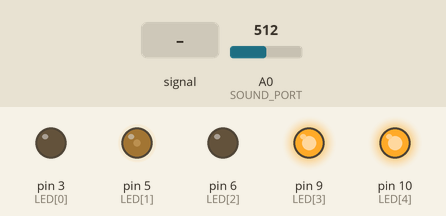
Simulated run of this sketch. Board: Arduino Uno, built with avr-gcc and run on an emulated ATmega328P. Parts: output pins drawn as LEDs (lit = HIGH). The test bench sets the inputs (shaded band); at power-on: A0 (SOUND_PORT) = 512. Random numbers use the default seed unless the sketch sets one.

Above: at 1.2 s.
1.3 s: A0 (SOUND_PORT) fed a 200 Hz sine of ±81 counts around its level
At 2.2 s:
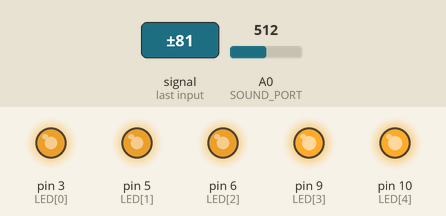
At 4.1 s:
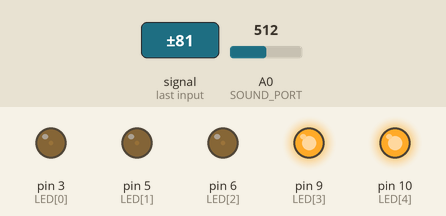
4.3 s: A0 (SOUND_PORT) set to 716
5.8 s: A0 (SOUND_PORT) fed a 1000 Hz sine of ±255 counts around its level
At 7.46 s:
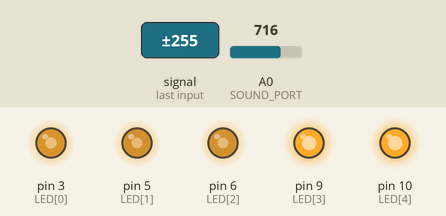
8.8 s: A0 (SOUND_PORT) fed a 2 Hz sine of ±306 counts around its level
11.8 s: A0 (SOUND_PORT) set to 122
13.6 s: A0 (SOUND_PORT) set to 0
At 14.1 s:
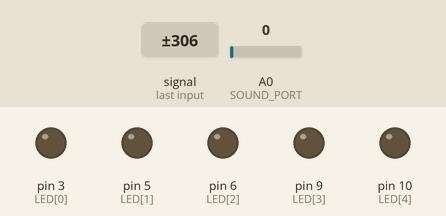
Timing chart, 0 to 16.1 s (numbered marks = the images above; inputs shaded):
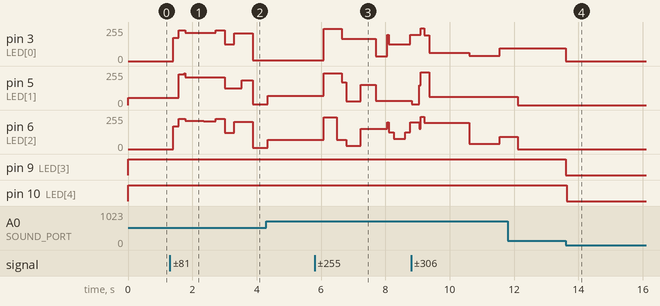

The sketch:

color_organ.ino
```cpp
// port for sound input.
int SOUND_PORT = 0;

// to store sound levels.
int sound = 0;

/*
 * analog pins to be used for pair of leds.
 * using analog pins to smooth out the intensity.
 */
int LED[5] = {3, 5, 6, 9, 10};

// delay for effect.
int DELAY = 10;

/*
 * Defining levels for sound so that
 * decision to turn LEDs on or off
 * can be made.
 * LEVEL 0 - 50
 * LEVEL 1 - 100
 * LEVEL 2 - 150
 * LEVEL 3 - 200
 * LEVEL 4 - 250
 */
int LEVEL[5] = {50, 100, 150, 200, 250};

/*
 * Select the effect to be displayed here.
 * 1        - Linear Effect.
 * 2        - Random Effect.
 * default  - Random effect.
 */
int effect = 2;

void setup() {
  // inputs
  pinMode(SOUND_PORT, INPUT);

  // outputs
  pinMode(LED[0], OUTPUT);
  pinMode(LED[1], OUTPUT);
  pinMode(LED[2], OUTPUT);
  pinMode(LED[3], OUTPUT);
  pinMode(LED[4], OUTPUT);
  Serial.begin(9600);
}

void loop() {
  // read the sound level.
  sound = analogRead(SOUND_PORT);
  // set the seed for random function based on sound.
  randomSeed(sound);
  switch (effect) {
    case 1:
      // show the effect.
      showLinearEffect(sound);
      // added some delay for a better show.
      delay(DELAY);
      break;
    case 2:
      showRandomEffect(sound);
      break;
    default:
      showRandomEffect(sound);
      break;
  }
}

void showLinearEffect(int sound) {
  setLEDIntensityBasedOnSoundAndLevel(LED[0], sound, LEVEL[0]);
  setLEDIntensityBasedOnSoundAndLevel(LED[1], sound, LEVEL[1]);
  setLEDIntensityBasedOnSoundAndLevel(LED[2], sound, LEVEL[2]);
  setLEDIntensityBasedOnSoundAndLevel(LED[3], sound, LEVEL[3]);
  setLEDIntensityBasedOnSoundAndLevel(LED[4], sound, LEVEL[4]);
}

void showRandomEffect(int sound) {
  setLEDIntensityBasedOnSoundAndLevel(LED[random(0,5)], sound, LEVEL[0]);
  setLEDIntensityBasedOnSoundAndLevel(LED[random(0,5)], sound, LEVEL[1]);
  setLEDIntensityBasedOnSoundAndLevel(LED[random(0,5)], sound, LEVEL[2]);
  setLEDIntensityBasedOnSoundAndLevel(LED[random(0,5)], sound, LEVEL[3]);
  setLEDIntensityBasedOnSoundAndLevel(LED[random(0,5)], sound, LEVEL[4]);
  delay(random(20, sound));
}

void setLEDIntensityBasedOnSoundAndLevel(int led, int sound, int level) {
  int intensity;
  if (sound > level) {
    intensity = calculateIntensity(sound, level);
    analogWrite(led, intensity);
  } else {
    analogWrite(led, LOW);
  }
}

int calculateIntensity(int sound, int level) {
  int differenceFromTheLevel;
  int calculatedIntensity;
  double scaledDifference;

  // Calculate the difference between the sound level and the given level.
  differenceFromTheLevel = sound - level;
  // Scale it down to a range of 0 to 5.
  scaledDifference = (double) differenceFromTheLevel / 10;
  // Calculate intensity and return it.
  calculatedIntensity = (int) 51 * scaledDifference;

  return calculatedIntensity;
}
```

Measured:
- after the input at 1.3 s, pin 3 (LED[0]): 0/255 → 173/255 after 0.11 s, → 230/255 0.17 s later, → 213/255 0.20 s later, → 211/255 0.58 s later, … (8 changes in this stretch); pin 5 (LED[1]): 56/255 → 231/255 after 0.28 s, → 210/255 0.17 s later, → 126/255 1.2 s later, → 186/255 0.53 s later, … (5 changes in this stretch)
- after the input at 5.8 s, pin 3 (LED[0]): 7/255 → 242/255 after 0.28 s, → 168/255 0.56 s later, → 35/255 1.1 s later, → 126/255 0.36 s later, … (5 changes in this stretch); pin 5 (LED[1]): 70/255 → 239/255 after 0.28 s, → 170/255 0.56 s later, → 28/255 0.14 s later, → 153/255 0.45 s later, … (5 changes in this stretch)
- after the input at 13.6 s, pin 3 (LED[0]): 94/255 → 0/255 at once; pin 9 (LED[3]), pin 10 (LED[4]): HIGH → LOW at once
